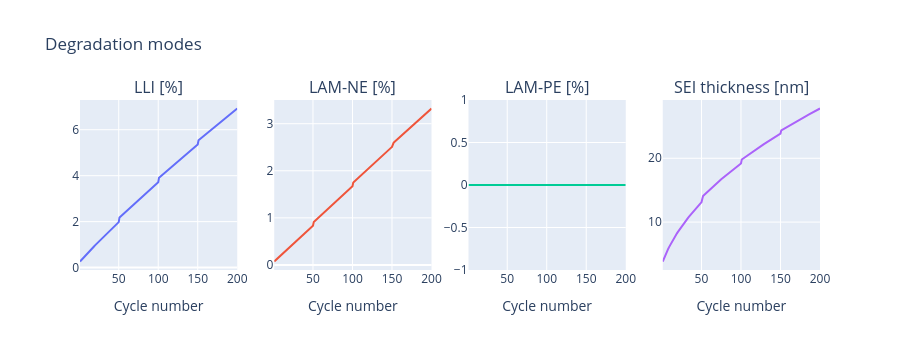

Here is the notebook cell this chart was saved with:
### Markdown cell above
## 5. Why it faded: degradation-mode diagnostics

The physics model reports the mechanisms behind the fade, per cycle.

### Code cell
result.plot_degradation_modes()

### Figure 1 — Plotly figure (JSON) as saved in the notebook; plotly's stock layout.template omitted (floating-point values rounded to 4 significant figures; data arrays with more than 128 entries replaced by an {"elided": "..."} marker saying what was removed)
{"data": [{"mode": "lines", "name": "LLI [%]", "type": "scatter", "x": {"elided": "200 int values"}, "xaxis": "x", "y": {"elided": "200 float values"}, "yaxis": "y"}, {"mode": "lines", "name": "LAM-NE [%]", "type": "scatter", "x": {"elided": "200 int values"}, "xaxis": "x2", "y": {"elided": "200 float values"}, "yaxis": "y2"}, {"mode": "lines", "name": "LAM-PE [%]", "type": "scatter", "x": {"elided": "200 int values"}, "xaxis": "x3", "y": {"elided": "200 float values"}, "yaxis": "y3"}, {"mode": "lines", "name": "SEI thickness [nm]", "type": "scatter", "x": {"elided": "200 int values"}, "xaxis": "x4", "y": {"elided": "200 float values"}, "yaxis": "y4"}], "layout": {"annotations": [{"font": {"size": 16}, "showarrow": false, "text": "LLI [%]", "x": 0.1062, "xanchor": "center", "xref": "paper", "y": 1, "yanchor": "bottom", "yref": "paper"}, {"font": {"size": 16}, "showarrow": false, "text": "LAM-NE [%]", "x": 0.3688, "xanchor": "center", "xref": "paper", "y": 1, "yanchor": "bottom", "yref": "paper"}, {"font": {"size": 16}, "showarrow": false, "text": "LAM-PE [%]", "x": 0.6313, "xanchor": "center", "xref": "paper", "y": 1, "yanchor": "bottom", "yref": "paper"}, {"font": {"size": 16}, "showarrow": false, "text": "SEI thickness [nm]", "x": 0.8938, "xanchor": "center", "xref": "paper", "y": 1, "yanchor": "bottom", "yref": "paper"}], "height": 350, "showlegend": false, "title": {"text": "Degradation modes"}, "xaxis": {"anchor": "y", "domain": [0, 0.2125], "title": {"text": "Cycle number"}}, "xaxis2": {"anchor": "y2", "domain": [0.2625, 0.475], "title": {"text": "Cycle number"}}, "xaxis3": {"anchor": "y3", "domain": [0.525, 0.7375], "title": {"text": "Cycle number"}}, "xaxis4": {"anchor": "y4", "domain": [0.7875, 1], "title": {"text": "Cycle number"}}, "yaxis": {"anchor": "x", "domain": [0, 1]}, "yaxis2": {"anchor": "x2", "domain": [0, 1]}, "yaxis3": {"anchor": "x3", "domain": [0, 1]}, "yaxis4": {"anchor": "x4", "domain": [0, 1]}}}
